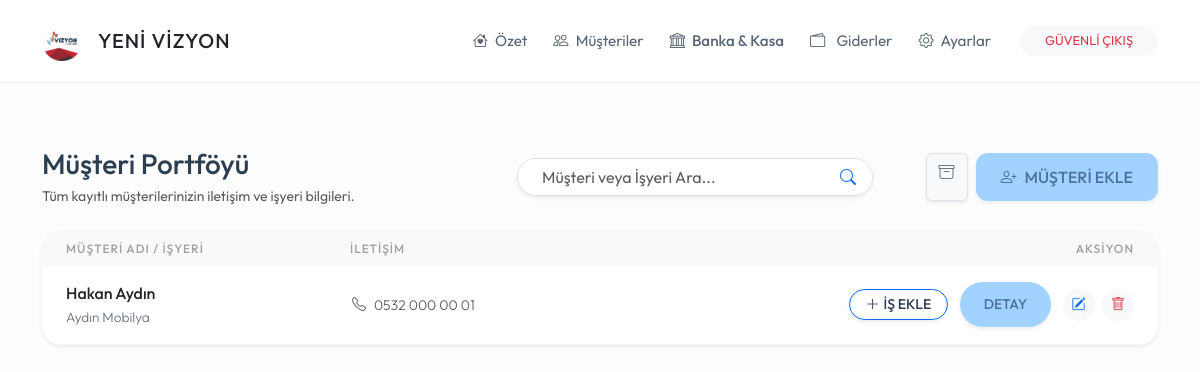
/musteri/musteriler (signed in), run on the app's committed database.
### models.py (models this page shows)
class Musteri(db.Model):
    id = db.Column(db.Integer, primary_key=True)
    ad_soyad = db.Column(db.String(100), nullable=False)
    telefon = db.Column(db.String(20))
    isyeri_adi = db.Column(db.String(200))
    isyeri_adresi = db.Column(db.Text)
    durum = db.Column(db.String(20), default='Aktif')
    isler = db.relationship('IsKaydi', backref='sahibi', lazy=True)
    odemeler = db.relationship('Odeme', backref='musteri', lazy=True)

### routes/musteri_isleri.py (the view)
@musteri_bp.route('/musteriler')
def musteriler():
    if 'logged_in' not in session:
        return redirect(url_for('genel.index'))
    q = request.args.get('q')
    if q:
        bulunanlar = Musteri.query.filter(Musteri.durum == 'Aktif', or_(Musteri.ad_soyad.contains(q), Musteri.isyeri_adi.contains(q))).all()
        return render_template('musteriler.html', musteriler=bulunanlar, arama_var=True, terim=q)
    return render_template('musteriler.html', musteriler=Musteri.query.filter_by(durum='Aktif').all(), arama_var=False)

### templates/musteriler.html (shortened to what this page needs)
{% extends "base.html" %}
{% block content %}
<div class="row mb-4 align-items-center">
    <div class="col-md-5">
        <h3 class="mb-1">Müşteri Portföyü</h3>
        <p class="text-muted small mb-0">Tüm kayıtlı müşterilerinizin iletişim ve işyeri bilgileri.</p>
    </div>
    <div class="col-md-4 mt-3 mt-md-0">
        <form action="/musteriler" method="GET" class="d-flex shadow-sm rounded-pill overflow-hidden border">
            <input type="text" name="q" class="form-control border-0 ps-4" placeholder="Müşteri veya İşyeri Ara..." value="{{ terim or '' }}" style="background-color: #fff;">
            <button type="submit" class="btn btn-white border-0 text-primary bg-white px-3">
                <i class="bi bi-search"></i>
            </button>
        </form>
    </div>
    <div class="col-md-3 mt-3 mt-md-0 text-md-end d-flex justify-content-md-end gap-2">
        <a href="/pasif_musteriler" class="btn btn-light text-secondary border shadow-sm" title="Silinenleri Gör">
            <i class="bi bi-archive"></i>
        </a>
        <button class="btn btn-yvr-primary shadow-sm" data-bs-toggle="modal" data-bs-target="#musteriEkleModal">
            <i class="bi bi-person-plus me-2"></i>MÜŞTERİ EKLE
        </button>
    </div>
</div>
<div class="card card-custom p-0 overflow-hidden shadow-sm border-0">
    <div class="table-responsive">
        <table class="table table-hover align-middle mb-0">
            <thead style="background-color: #f8f9fa;">
                <tr>
                    <th class="ps-4">Müşteri Adı / İşyeri</th>
                    <th>İletişim</th>
                    <th class="text-end pe-4">Aksiyon</th>
                </tr>
            </thead>
            <tbody>
                {% for m in musteriler %}
                <tr>
                    <td class="ps-4">
                        <div class="fw-medium text-dark">{{ m.ad_soyad }}</div>
                        {% if m.isyeri_adi %}
                        <div class="small text-secondary" style="font-size: 0.85rem;">{{ m.isyeri_adi }}</div>
                        {% endif %}
                    </td>
                    <td>
                        <div class="small text-muted"><i class="bi bi-telephone me-2"></i>{{ m.telefon or '-' }}</div>
                    </td>
                    <td class="text-end pe-4">
                        <a href="/is_ekle?m_id={{ m.id }}" class="btn btn-sm btn-outline-primary fw-bold rounded-pill px-3 me-2 shadow-sm" title="Bu Müşteriye İş Ekle">
                            <i class="bi bi-plus-lg me-1"></i>İŞ EKLE
                        </a>
                        <a href="/musteri/{{ m.id }}" class="btn btn-sm btn-yvr-primary fw-bold rounded-pill px-4 me-2 shadow-sm" title="Müşteri Detayına Git">
                            DETAY
                        </a>
                        <a href="/musteri_duzenle/{{ m.id }}" class="btn btn-sm btn-light text-primary rounded-circle me-1" style="width: 32px; height: 32px;" title="Düzenle"><i class="bi bi-pencil-square"></i></a>
                        <a href="/musteri_sil/{{ m.id }}" onclick="return confirm('Bu müşteriyi listeden kaldırmak istediğinize emin misiniz? (Geçmiş işlemleri varsa silinmez, arşive kaldırılır.)');" class="btn btn-sm btn-light text-danger rounded-circle" style="width: 32px; height: 32px;" title="Listeden Kaldır"><i class="bi bi-trash"></i></a>
                    </td>
                </tr>
                {% endfor %}
            </tbody>
        </table>
    </div>
</div>
{% endblock %}

### templates/base.html (style rules this page uses)
:root { --yvr-bg: #fdfdfd; --yvr-card-bg: #ffffff; --yvr-primary: #a2d2ff; --yvr-secondary: #bde0fe; --yvr-accent: #ffafcc; --yvr-text: #576574; --yvr-text-dark: #2c3e50; }
body { background-color: var(--yvr-bg); font-family: 'Outfit', sans-serif; color: var(--yvr-text); font-weight: 400; line-height: 1.6; }
h1, h2, h3, h4, h5, .fw-bold { font-weight: 500 !important; color: var(--yvr-text-dark); }
.card-custom { background: var(--yvr-card-bg); border-radius: 20px; border: none; box-shadow: 0 10px 30px rgba(0,0,0,0.02); padding: 1.5rem; }
.btn-yvr-primary { background-color: var(--yvr-primary); color: #4a6fa5; border-radius: 12px; border: none; padding: 12px 25px; font-weight: 500; transition: transform 0.2s; }
.table { --bs-table-bg: transparent; }
.table thead th { font-weight: 500; text-transform: uppercase; font-size: 0.75rem; letter-spacing: 1px; color: #a0a0a0; border: none; }
.table td { border-bottom: 1px solid #f8f9fa; padding: 15px 10px; font-weight: 300; }

### data on the page
Musteri: ad_soyad "Hakan Aydın", isyeri_adi "Aydın Mobilya", telefon "0532 000 00 01"
